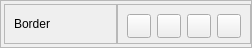
                       <widget class="QFrame" name="frame_26">
                        <property name="geometry">
                         <rect>
                          <x>-10</x>
                          <y>260</y>
                          <width>252</width>
                          <height>48</height>
                         </rect>
                        </property>
                        <property name="maximumSize">
                         <size>
                          <width>16777213</width>
                          <height>48</height>
                         </size>
                        </property>
                        <property name="frameShape">
                         <enum>QFrame::StyledPanel</enum>
                        </property>
                        <property name="frameShadow">
                         <enum>QFrame::Raised</enum>
                        </property>
                        <layout class="QHBoxLayout" name="horizontalLayout_61">
                         <property name="spacing">
                          <number>0</number>
                         </property>
                         <property name="leftMargin">
                          <number>3</number>
                         </property>
                         <property name="topMargin">
                          <number>0</number>
                         </property>
                         <property name="rightMargin">
                          <number>0</number>
                         </property>
                         <property name="bottomMargin">
                          <number>0</number>
                         </property>
                         <item>
                          <widget class="QFrame" name="panelsBackground_39">
                           <property name="maximumSize">
                            <size>
                             <width>16777215</width>
                             <height>40</height>
                            </size>
                           </property>
                           <property name="styleSheet">
                            <string notr="true"/>
                           </property>
                           <property name="frameShape">
                            <enum>QFrame::StyledPanel</enum>
                           </property>
                           <property name="frameShadow">
                            <enum>QFrame::Raised</enum>
                           </property>
                           <layout class="QHBoxLayout" name="horizontalLayout_62">
                            <item>
                             <widget class="QLabel" name="label_42">
                              <property name="maximumSize">
                               <size>
                                <width>16777215</width>
                                <height>40</height>
                               </size>
                              </property>
                              <property name="text">
                               <string>Border</string>
                              </property>
                             </widget>
                            </item>
                           </layout>
                          </widget>
                         </item>
                         <item>
                          <widget class="QFrame" name="panelsBackground_40">
                           <property name="maximumSize">
                            <size>
                             <width>16777215</width>
                             <height>40</height>
                            </size>
                           </property>
                           <property name="styleSheet">
                            <string notr="true"/>
                           </property>
                           <property name="frameShape">
                            <enum>QFrame::StyledPanel</enum>
                           </property>
                           <property name="frameShadow">
                            <enum>QFrame::Raised</enum>
                           </property>
                           <layout class="QHBoxLayout" name="horizontalLayout_63">
                            <item>
                             <widget class="QPushButton" name="contentBorderColor1">
                              <property name="minimumSize">
                               <size>
                                <width>24</width>
                                <height>24</height>
                               </size>
                              </property>
                              <property name="maximumSize">
                               <size>
                                <width>24</width>
                                <height>24</height>
                               </size>
                              </property>
                              <property name="text">
                               <string/>
                              </property>
                             </widget>
                            </item>
                            <item>
                             <widget class="QPushButton" name="contentBorderColor2">
                              <property name="minimumSize">
                               <size>
                                <width>24</width>
                                <height>24</height>
                               </size>
                              </property>
                              <property name="maximumSize">
                               <size>
                                <width>24</width>
                                <height>24</height>
                               </size>
                              </property>
                              <property name="text">
                               <string/>
                              </property>
                             </widget>
                            </item>
                            <item>
                             <widget class="QPushButton" name="contentBorderColor3">
                              <property name="minimumSize">
                               <size>
                                <width>24</width>
                                <height>24</height>
                               </size>
                              </property>
                              <property name="maximumSize">
                               <size>
                                <width>24</width>
                                <height>24</height>
                               </size>
                              </property>
                              <property name="text">
                               <string/>
                              </property>
                             </widget>
                            </item>
                            <item>
                             <widget class="QPushButton" name="contentBorderColor4">
                              <property name="minimumSize">
                               <size>
                                <width>24</width>
                                <height>24</height>
                               </size>
                              </property>
                              <property name="maximumSize">
                               <size>
                                <width>24</width>
                                <height>24</height>
                               </size>
                              </property>
                              <property name="text">
                               <string/>
                              </property>
                             </widget>
                            </item>
                           </layout>
                          </widget>
                         </item>
                        </layout>
                       </widget>
